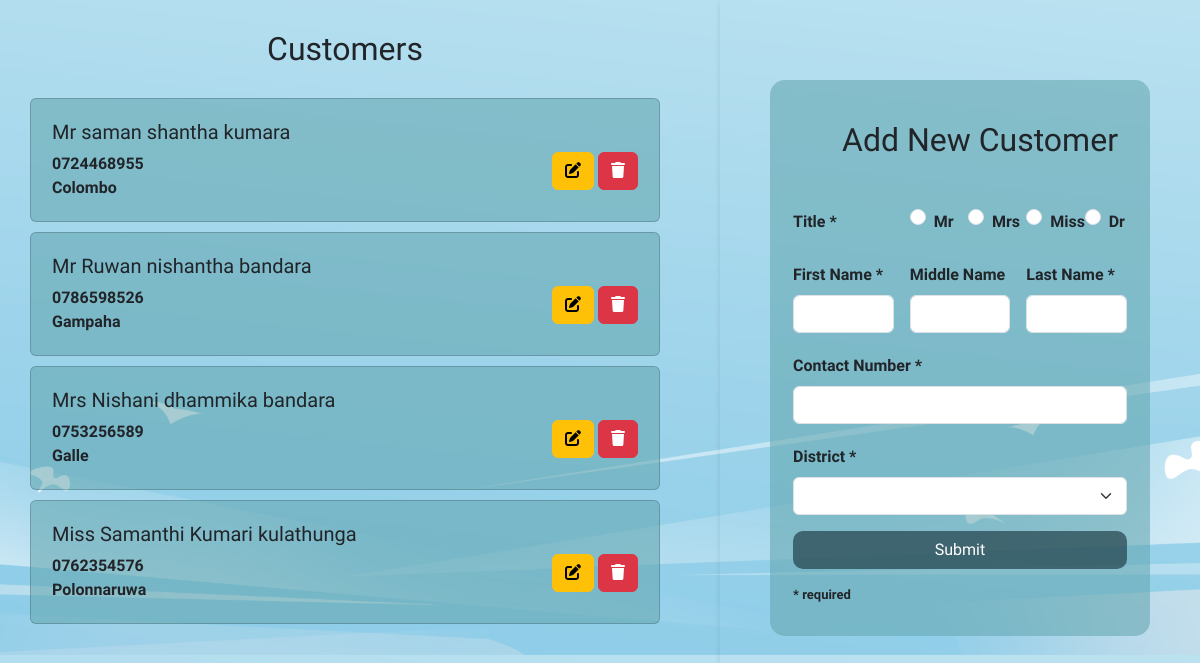
The page /customers.php on the database its author committed.
### tables this page shows
CREATE TABLE `customer` (
  `id` int NOT NULL,
  `title` varchar(20) NOT NULL,
  `first_name` varchar(50) NOT NULL,
  `middle_name` varchar(50) NOT NULL,
  `last_name` varchar(50) NOT NULL,
  `contact_no` varchar(10) NOT NULL,
  `district` varchar(50) NOT NULL
);

CREATE TABLE `district` (
  `district` varchar(50) DEFAULT NULL,
  `active` varchar(10) DEFAULT NULL,
  `id` int NOT NULL
);

### src/customers.php (the view, shortened to what this page needs)
<?php
    include_once 'config.php';
?>
<!DOCTYPE html>
<html>
  <head>
    <link rel="stylesheet" href="styles/myStyles.css">
    <link href="https://cdn.jsdelivr.net/npm/bootstrap@5.3.3/dist/css/bootstrap.min.css" rel="stylesheet">
  </head>
  <body>
    <div class="row">
        <div class="col-7">
            <h2 class="topic"> Customers </h2>
            <?php
                $sql = "SELECT *, c.id AS cusId
                        FROM customer c, district d
                        WHERE c.district = d.id";
                $result = $conn->query($sql);
                if($result->num_rows > 0) {
                    while($row = $result->fetch_assoc()) {
                        $id = $row["cusId"];
                        $title = $row["title"];
                        $first_name = $row["first_name"];
                        $middle_name = $row["middle_name"];
                        $last_name = $row["last_name"];
                        $contact_no = $row["contact_no"];
                        $district = $row["district"];
                        echo "<div class='card' id = 'cusCard'>
                                <div class='card-body'>
		                              <h5 class='card-title'>" . $title . " " . $first_name . " " . $middle_name . " "  . $last_name . "</h5>
                                  <div class='btns'>
                                    <a class='btn btn-warning' href = \"updateCustomer.php?updateid=$id\" role='button'><i class='fa-solid fa-pen-to-square'></i></a>
                                    <a class='btn btn-danger' href=\"deleteCustomer.php?deleteid=$id\" role='button' onclick=\"return confirm('Are you sure you want to delete this record?')\"><i class='fa-solid fa-trash'></i></a>
                                  </div>
                                  <p class='card-text'>" . $contact_no . "<br>" . $district . "</p>
                                </div>
                              </div>";
                    }
                } else {
                    echo "<script> alert ('No data found'); </script>";
                }
            ?>
        </div>
        <div class="col-5">
          <div id="fixed-form-container">
            <form class="row g-3" method="POST" action="addCustomer.php" id="form">
              <h2 class="topic"> Add New Customer </h2>
              <div class="col-md-4">
                <label class="form-label"> Title * </label>
              </div>
              <div class="col-md-2">
                <div class="form-check">
                  <input class="form-check-input" type="radio" name="title" value="Mr" required>
                  <label class="form-check-label"> Mr </label>
                 </div>
              </div>
              <div class="col-md-2">
                <div class="form-check">
                  <input class="form-check-input" type="radio" name="title" value="Mrs" required>
                  <label class="form-check-label"> Mrs </label>
                </div>
              </div>
              <div class="col-md-2">
                <div class="form-check">
                  <input class="form-check-input" type="radio" name="title" value="Miss" required>
                  <label class="form-check-label"> Miss </label>
                </div>
              </div>
              <div class="col-md-2">
                <div class="form-check">
                  <input class="form-check-input" type="radio" name="title" value="Dr" required>
                  <label class="form-check-label"> Dr </label>
                </div>
              </div>
              <div class="col-md-4">
                <label class="form-label"> First Name * </label>
                <input type="text" class="form-control" name="first_name" pattern="[A-Za-z]+" id="name" required>
              </div>
              <div class="col-md-4">
                <label class="form-label"> Middle Name </label>
                <input type="text" class="form-control" name="middle_name" pattern="[A-Za-z]+" id="name">
              </div>
              <div class="col-md-4">
                <label class="form-label"> Last Name * </label>
                <input type="text" class="form-control" name="last_name" id="name" pattern="[A-Za-z]+" required>
              </div>
              <div class="col-12">
                <label class="form-label"> Contact Number * </label>
                <input class="form-control" type="tel" name="contact_no" id="contact_no" pattern="[0-9]{10}" size="10" required>
              </div>
              <div class="col-12">
                <label class="form-label"> District * </label>
                <select class="form-select" name="district" required>
                  <option></option>
                  <?php
                    $sql = "SELECT id, district FROM district";
                    $result = $conn->query($sql);
                    if ($result->num_rows > 0) {
                      while ($row = $result->fetch_assoc()) {
                        $district_id = $row["id"];
                        $district = $row["district"];
                        echo "<option value='$district_id'>$district</option>";
                      }
                    }
                  ?>
                </select>
              </div>
              <div class="col-12">
               <input type="submit" id="submit" value="Submit" class="btn">
              </div>
              <p class='p'> * required </p>
            </form>
          </div>
        </div>
      </div>
  </body>
</html>

### src/styles/myStyles.css (style rules this page uses)
* { margin: 0; padding: 0; font-family: "Comfortaa", sans-serif; font-weight: 900; }
body { background: url("../images/bg01.png"); background-position: center; background-size: cover; }
#cusCard { padding: 5px; margin: 10px 30px 10px 30px; background-color: rgba(99, 166, 174, 0.568); }
.btns { float: right; }
.topic { text-align: center; padding: 10px; margin: 20px; }
#form { padding: 15px; margin: 60px 30px 0 30px; background-color: rgba(99, 166, 174, 0.568); border-radius: 15px; }
#form label { padding-top: 5px; }
#submit { width: 100%; border-radius: 10px; background-color: rgb(33, 65, 75, 0.7); color: white; }
#fixed-form-container { position: fixed; top: 30; right: 0; width: 40%; z-index: 1000; padding: 20px; box-shadow: 0 4px 6px rgba(0, 0, 0, 0.1); overflow-y: auto; height: 100vh; }
.p { font-size: small; }

### rows shown on the page
customer: title "Mr", first_name "saman", middle_name "shantha", last_name "kumara", contact_no "0724468955", district.district "Colombo"
customer: title "Mr", first_name "Ruwan", middle_name "nishantha", last_name "bandara", contact_no "0786598526", district.district "Gampaha"
customer: title "Mrs", first_name "Nishani", middle_name "dhammika", last_name "bandara", contact_no "0753256589", district.district "Galle"
customer: title "Miss", first_name "Samanthi", middle_name "Kumari", last_name "kulathunga", contact_no "0762354576", district.district "Polonnaruwa"
